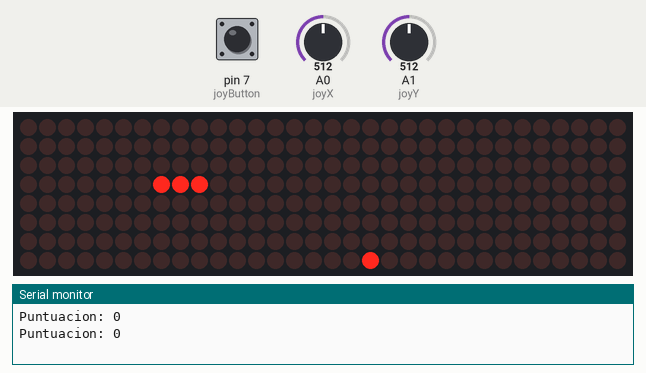
This sketch was run on a simulated Arduino Uno, built with avr-gcc and run on an emulated ATmega328P. Shown: 32×8 LED matrix, the last lines printed to the serial monitor. The test bench sets the inputs (shaded band); at power-on: A1 (joyY) = 512, pin 7 (joyButton) HIGH, A0 (joyX) = 512. Random numbers use the default seed unless the sketch sets one.

Above: at 1.2 s.
1.3 s: A1 (joyY) set to 692
3.4 s: A1 (joyY) set to 711
At 3.66 s:
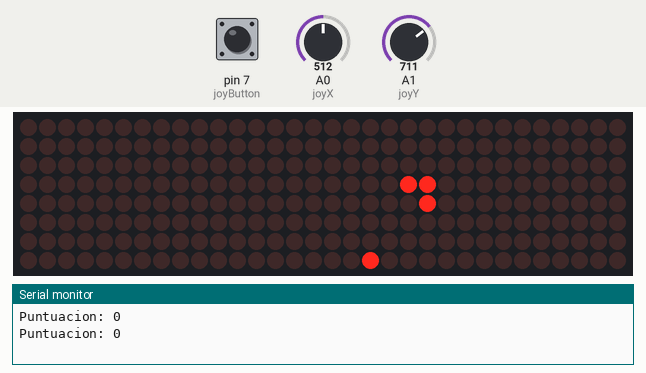
5.6 s: pin 7 (joyButton) pulled LOW for 3.2 s
At 6.8 s:
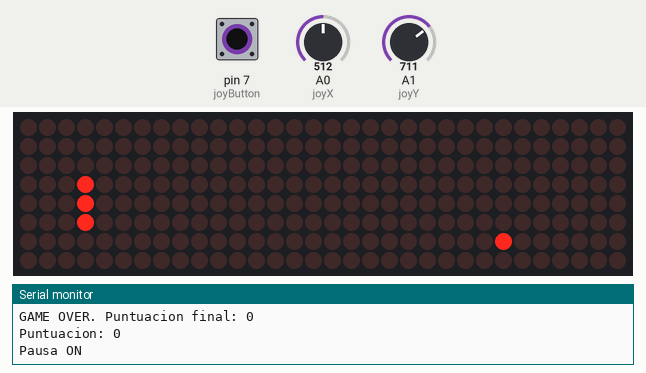
10.3 s: pin 7 (joyButton) pulled LOW for 0.15 s
At 11.25 s:
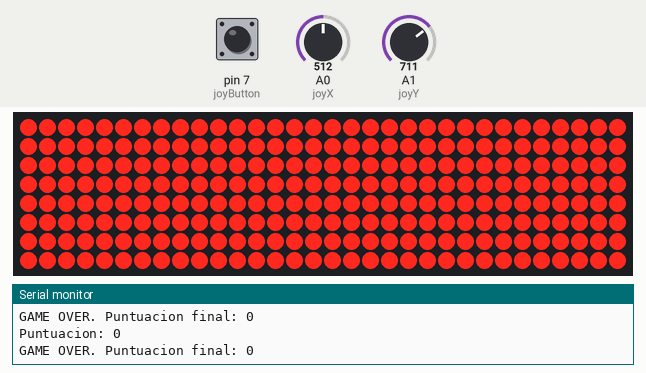
12.4 s: pin 7 (joyButton) pulled LOW for 1 s
At 14.2 s:
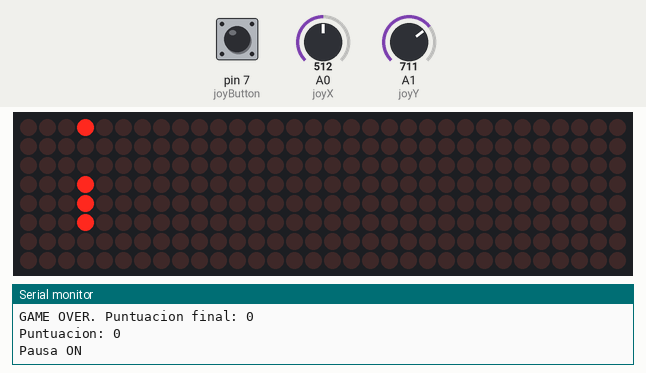
14.9 s: pin 7 (joyButton) pulled LOW for 0.15 s
At 17.4 s:
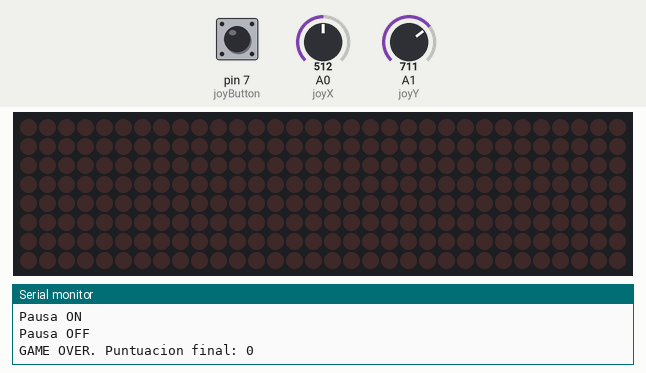

Measured:
- the behaviour switches between 700 and 701 on A1 (joyY) (found by bisection; images 0 and 1)
- after the input at 10.3 s, the display: first changes after 0.08 s (image 3 shows a later state)
- after the input at 14.9 s, the display: first changes after 0.09 s (image 5 shows a later state)
- what the display in image 2 shows lasts 0.6 s, from 6.4 s to 7.0 s

The sketch:

TrabajoFinal_snake.ino
```cpp
#include <LedControl.h>

const int numDevices = 4;
LedControl lc = LedControl(51, 52, 53, numDevices); // DIN, CLK, CS, # dispositivos

// Joystick
const int joyX = A0;
const int joyY = A1;
const int joyButton = 7;

// Juego Snake
int snake[256][2]; // Posiciones del cuerpo del snake
int length = 3;
int dirX = 1;  // Dirección inicial derecha
int dirY = 0;
int foodX = 10;
int foodY = 4;
bool game_over = false;
bool paused = false;

// Variables para manejo del botón y debounce
unsigned long lastButtonPress = 0;
const unsigned long debounceDelay = 300;

void setup() {
  Serial.begin(9600);

  for (int i = 0; i < numDevices; i++) {
    lc.shutdown(i, false);
    lc.setIntensity(i, 8);
    lc.clearDisplay(i);
  }

  pinMode(joyButton, INPUT_PULLUP);
  randomSeed(analogRead(A2)); // Para aleatoriedad

  startGame();
  drawScore();
}

void loop() {
  // Manejo del botón para pausa / reanudar
  if (digitalRead(joyButton) == LOW) {
    unsigned long currentMillis = millis();
    if (currentMillis - lastButtonPress > debounceDelay) {
      if (game_over) {
        startGame();
      } else {
        paused = !paused;
        Serial.println(paused ? "Pausa ON" : "Pausa OFF");
      }
      lastButtonPress = currentMillis;
    }
  }

  if (game_over || paused) {
    delay(100);
    return;
  }

  readJoystick();
  moveSnake();

  // Velocidad variable: disminuye delay según longitud de la serpiente, mínimo 50 ms
  int speed = max(50, 200 - (length * 5));
  delay(speed);
}

void startGame() {
  length = 3;
  dirX = 1;
  dirY = 0;
  game_over = false;
  paused = false;

  clearAllDisplays();

  for (int i = 0; i < length; i++) {
    snake[i][0] = 3 - i;  // x
    snake[i][1] = 3;      // y
  }

  spawnFood();
  drawSnake();
  drawScore();
}

void drawSnake() {
  clearAllDisplays();

  for (int i = 0; i < length; i++) {
    setPixel(snake[i][0], snake[i][1], true);
  }

  // Dibuja manzana
  setPixel(foodX, foodY, true);
}

void setPixel(int x, int y, bool state) {
  if (x < 0 || x > 31 || y < 0 || y > 7) return;

  // Mapeo invertido: derecha (M0) a izquierda (M3)
  int matrix = 3 - (x / 8);  // Corrige el orden físico
  int col = x % 8;
  lc.setLed(matrix, y, col, state);
}

void moveSnake() {
  int newX = snake[0][0] + dirX;
  int newY = snake[0][1] + dirY;

  // Colisión con paredes
  if (newX < 0 || newX > 31 || newY < 0 || newY > 7) {
    gameOver();
    return;
  }

  // Colisión con sí mismo
  for (int i = 0; i < length; i++) {
    if (snake[i][0] == newX && snake[i][1] == newY) {
      gameOver();
      return;
    }
  }

  // Mover cuerpo
  for (int i = length; i > 0; i--) {
    snake[i][0] = snake[i - 1][0];
    snake[i][1] = snake[i - 1][1];
  }

  snake[0][0] = newX;
  snake[0][1] = newY;

  // Comer manzana
  if (newX == foodX && newY == foodY) {
    length++;
    spawnFood();
    drawScore();
  }

  drawSnake();
}

void spawnFood() {
  // Buscar todos los espacios libres donde puede aparecer la comida
  int freeSpaces[256][2];
  int freeCount = 0;

  for (int x = 0; x < 32; x++) {
    for (int y = 0; y < 8; y++) {
      bool occupied = false;
      for (int i = 0; i < length; i++) {
        if (snake[i][0] == x && snake[i][1] == y) {
          occupied = true;
          break;
        }
      }
      if (!occupied) {
        freeSpaces[freeCount][0] = x;
        freeSpaces[freeCount][1] = y;
        freeCount++;
      }
    }
  }

  if (freeCount == 0) {
    // ¡El jugador ganó! No hay espacio para comida, termina el juego
    gameOver();
    return;
  }

  int idx = random(0, freeCount);
  foodX = freeSpaces[idx][0];
  foodY = freeSpaces[idx][1];
}

void gameOver() {
  game_over = true;
  paused = false;
  Serial.print("GAME OVER. Puntuacion final: ");
  Serial.println(length - 3);

  // Animación: pantalla llena parpadeando 5 veces rápido
  for (int i = 0; i < 5; i++) {
    for (int d = 0; d < numDevices; d++) {
      for (int row = 0; row < 8; row++) {
        lc.setRow(d, row, 0xFF); // todo encendido
      }
    }
    delay(150);
    clearAllDisplays();
    delay(150);
  }
}

void clearAllDisplays() {
  for (int i = 0; i < numDevices; i++) lc.clearDisplay(i);
}

void drawScore() {
  Serial.print("Puntuacion: ");
  Serial.println(length - 3);
}

void readJoystick() {
  int xVal = analogRead(joyX);
  int yVal = analogRead(joyY);

  // Movimiento horizontal
  if (xVal < 300 && dirX != 1) {
    dirX = -1; dirY = 0;
  } else if (xVal > 700 && dirX != -1) {
    dirX = 1; dirY = 0;
  }

  // Movimiento vertical
  if (yVal < 300 && dirY != 1) {
    dirX = 0; dirY = -1;
  } else if (yVal > 700 && dirY != -1) {
    dirX = 0; dirY = 1;
  }
}
```
